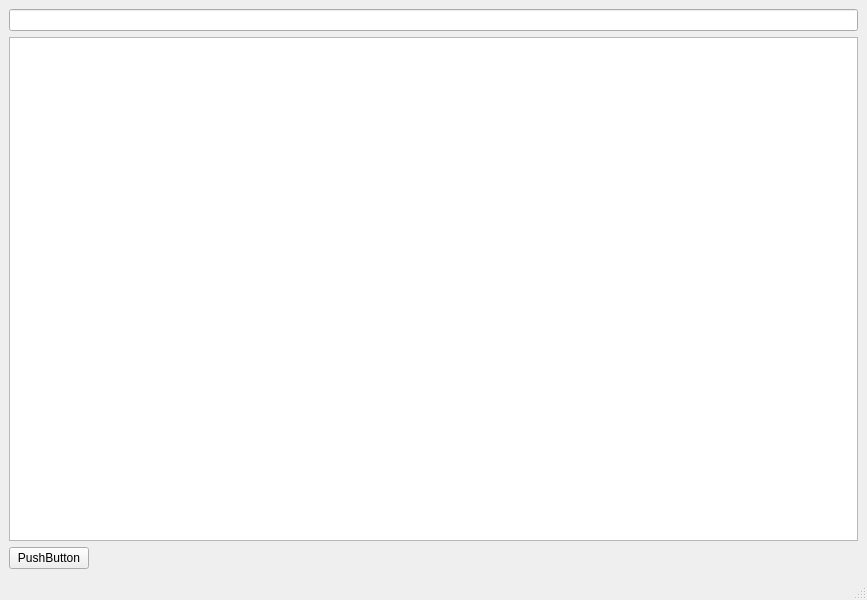
<?xml version="1.0" encoding="UTF-8"?>
<ui version="4.0">
 <class>MainWindow</class>
 <widget class="QMainWindow" name="MainWindow">
  <property name="geometry">
   <rect>
    <x>0</x>
    <y>0</y>
    <width>867</width>
    <height>600</height>
   </rect>
  </property>
  <property name="windowTitle">
   <string>MainWindow</string>
  </property>
  <widget class="QWidget" name="centralwidget">
   <layout class="QVBoxLayout" name="verticalLayout">
    <item>
     <widget class="QLineEdit" name="lineEdit">
      <property name="sizePolicy">
       <sizepolicy hsizetype="Preferred" vsizetype="Fixed">
        <horstretch>0</horstretch>
        <verstretch>0</verstretch>
       </sizepolicy>
      </property>
     </widget>
    </item>
    <item>
     <widget class="QGraphicsView" name="graphicsView">
      <property name="acceptDrops">
       <bool>false</bool>
      </property>
     </widget>
    </item>
    <item>
     <widget class="QPushButton" name="pushButton">
      <property name="sizePolicy">
       <sizepolicy hsizetype="Fixed" vsizetype="Fixed">
        <horstretch>0</horstretch>
        <verstretch>0</verstretch>
       </sizepolicy>
      </property>
      <property name="text">
       <string>PushButton</string>
      </property>
     </widget>
    </item>
   </layout>
  </widget>
  <widget class="QMenuBar" name="menubar">
   <property name="geometry">
    <rect>
     <x>0</x>
     <y>0</y>
     <width>867</width>
     <height>24</height>
    </rect>
   </property>
  </widget>
  <widget class="QStatusBar" name="statusbar"/>
 </widget>
 <resources/>
 <connections/>
</ui>
